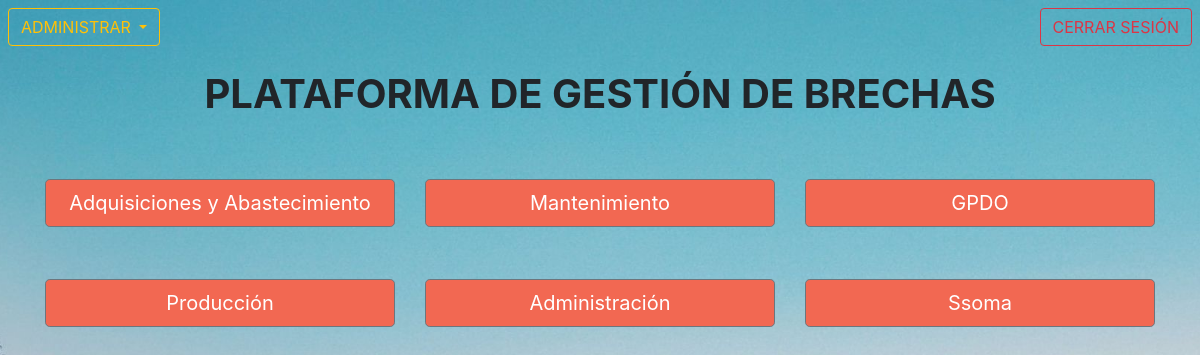
/ (signed in), run on the app's committed database.
### tables this page shows
CREATE TABLE `areas` (
  `ID_AREA` int(11) NOT NULL,
  `NOMBRE_AREA` varchar(50) NOT NULL
);

### config/conecta.php (the view, shortened to what this page needs)
<?php
function despliega_menu($conexion){
    echo '<div class="row row-cols-3 areas">';
    $sql = "SELECT `ID_AREA`, `NOMBRE_AREA` FROM `areas` where ID_AREA <> 0";
    $res = $conexion->query($sql);
    if ($res->num_rows > 0){
        while ($row = $res->fetch_array(MYSQLI_ASSOC) ){
            echo '<div class="col"><button type="button" class="btn btn-secondary btn-lg salmon" id="'.$row['ID_AREA'].'" style="width:100%; margin-top:15%;">'.utf8_encode($row['NOMBRE_AREA']).'</button></div>';
        }
    }
    echo '</div>';
}
?>

### css/main.css (style rules this page uses)
* { margin: 0; padding:0; }
body { //background-image: url("../img/fondo.jpg"); background: url("../img/fondo2.jpg") no-repeat center center fixed; -webkit-background-size: cover; -moz-background-size: cover; -o-background-size: cover; background-size: cover; }
.salmon { background-color: #F26852 !important; }

### data on the page
areas: $row['ID_AREA'] 1 (drawn), NOMBRE_AREA "Adquisiciones y Abastecimiento"
areas: NOMBRE_AREA "Mantenimiento"
areas: NOMBRE_AREA "GPDO"
areas: NOMBRE_AREA "Producción"
areas: NOMBRE_AREA "Administración"
areas: NOMBRE_AREA "Ssoma"
